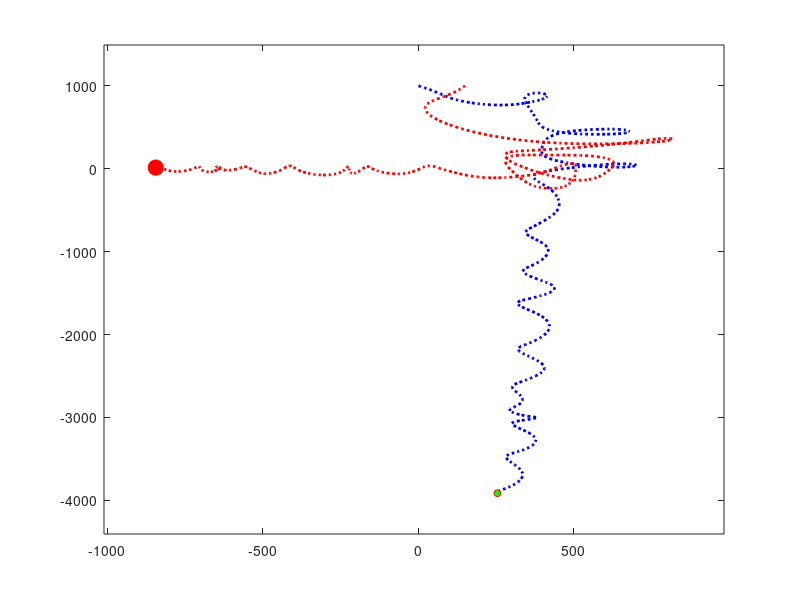
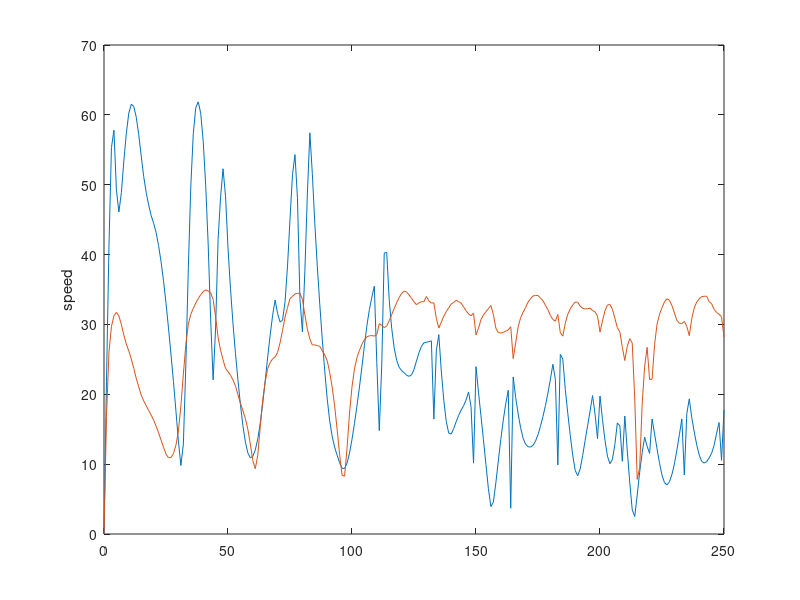

The MATLAB source for these figures, in order:
function predator_prey
 close all
 g = 9.81;
 mr = 100; % Mass of predator, in kg
 my = 10.; % Mass of prey, in kg
 Frmax = 1.3*mr*g; % Max force on predator, in Newtons
 Fymax = 1.4*my*g; % Max force on prey, in Newtons
 c = 0.2; % Drag coeft, in N s/m
 initial_w = [150,1000,0,1000,0,0,0,0]; % Initial position/velocity
 force_table_predator = rand(51,2)-0.5;
 force_table_prey = rand(51,2)-0.5;
 options = odeset('Events',@event,'RelTol',0.01);
 [time_vals,sol_vals] = ode45(@(t,w) ...
  eom(t,w,mr,my,Frmax,Fymax,c,force_table_predator,force_table_prey), ...
 [0:1:250],initial_w,options);
 animate_projectiles(time_vals,sol_vals);
 figure
 plot(time_vals, (sol_vals(:,6).^2+sol_vals(:,5).^2).^0.5)
 ylabel("speed")
 hold on 
  plot(time_vals, (sol_vals(:,7).^2+sol_vals(:,8).^2).^0.5)

end
function dwdt = eom(t,w,mr,my,Frmax,Fymax,c,forcetable_r,forcetable_y)
% Extract the position and velocity variables from the vector w
% Note that this assumes the variables are stored in a particular order in w.
 pr=w(1:2); vr=w(5:6); py=w(3:4); vy=w(7:8);
 g = 9.81;
% Compute all the forces on the predator
 amiapredator = true;
 Fr = compute_f_groupname(t,Frmax,Fymax,amiapredator,pr,vr,py,vy);
% The force table varies between +/- 0.5 so this makes the random force
% vary between +/- 0.2*mr*g
 Frrand = 0.4*mr*g*compute_random_force(t,forcetable_r);
 Frdrag = -vr*norm(vr)*c;
 Frgrav = -mr*g*[0;1];
 Frtotal = Fr+Frrand+Frdrag+Frgrav;
 %Test force - Use this for testing only
 %Frtotal = Fr;
 amiapredator = false;
% Write similar code below to call your compute_f_groupname function to
% compute the force on the prey, determine the random forces on the prey,
% and determine the drag forces on the prey
 Fy = compute_f_groupname(t,Frmax,Fymax,amiapredator,pr,vr,py,vy);
 Fyrand = 0.4*my*g*compute_random_force(t,forcetable_r);
 Fydrag = -vy*norm(vy)*c;
 Fygrav = -my*g*[0;1];
 Fytotal = Fy+Fyrand+Fydrag+Fygrav;
 %t    Uncomment this line to display time in the command window as it runs
 %Test force - Use this for testing only
 %Fytotal = Fy;
 dwdt = [vr;vy;Frtotal/mr;Fytotal/my]; 
 
 end
 function [event,stop,direction] = event(t,w)
% Event function to stop calculation when predator catches prey
% Write your code here? For the event variable, use the distance between
% predator and prey. You could add other events to detect when predator/prey hit
% the ground as well. See the MATLAB manual for how to detect and
% distinguish between multiple events if you want to do this
pr=w(1:2); vr=w(5:6); py=w(3:4); vy=w(7:8);
dist = norm(pr-py); %addcomment
event = dist - 1;
stop = 1;
direction = -1; %Could also be 0
 end
 
 %The actual code where we write the behavior
 function F = compute_f_groupname(t,Frmax,Fymax,amiapredator,pr,vr,py,vy)
 mp = 100;
% Write your code to compute the forces below. This will be the function
% that you must submit to the competition. You don?t need to submit the rest
% of the code ? that?s just for test purposes
 
 
%Test code, does nothing meaningful currently
%Predator code
if (amiapredator)
     distance = norm(pr - py)
     if t == 0
        F = Frmax*[1;0];
    elseif pr(2) < 20
        F = Frmax * [0;1];
    elseif distance > 20
        velocity_relative = vr - vy;
        distance_apart = pr - py;
        time_to_catch = norm(distance_apart)/norm(velocity_relative);
        predicted_py = py + vy*time_to_catch;
        dist_between = predicted_py - pr;
        angle = dist_between/norm(dist_between);
        F = Frmax*[angle(1);angle(2)];
    elseif distance < 20 && norm(vr) > 2
        F = Frmax*-vr;
    elseif distance < 20
        velocity_relative = vr - vy;
        distance_apart = pr - py;
        time_to_catch = norm(distance_apart)/norm(velocity_relative);
        predicted_py = py + vy*time_to_catch;
        dist_between = predicted_py - pr;
        angle = dist_between/norm(dist_between);
        F = Frmax*[angle(1);angle(2)];
        %For loop to break for 2 seconds then accelerate toward prey
    end

    %F = Fscaled * 
%Prey code
else
    %Apply force perpendicular to predator velocity
    if t==0
       F = Fymax*[0;1]; 
    elseif
     
        perp_vector = [-vr(2); vr(1)]/norm(vr)
        F = Fymax*perp_vector;
    end
end
 
 end
 
%Random Force function
function F = compute_random_force(t,force_table)
% Computes value of fluctuating random force at time t, where 0<t<250.
% The variable force_table is a 51x2 matrix of pseudo-random
% numbers between -0.5 and 0.5, computed using
% force_table = rand(51,2)-0.5;
% NB ? THE FORCE TABLE MUST BE DEFINED OUTSIDE THIS FUNCTION
% If you define it in here it fries the ode45 function
F = [interp1([0:5:250],force_table(:,1),t);...
 interp1([0:5:250],force_table(:,2),t)];
end
 %change
%Animation function
function animate_projectiles(t,sols)
figure
xmax = max(max(sols(:,3)),max(sols(:,1)));
xmin = min(min(sols(:,3)),min(sols(:,1)));
ymax = max(max(sols(:,4)),max(sols(:,2)));
ymin = min(min(sols(:,4)),min(sols(:,2)));
dx = 0.1*(xmax-xmin)+0.5;
dy = 0.1*(ymax-ymin)+0.5;
for i = 1:length(t)
 clf
 plot(sols(1:i,3),sols(1:i,4),'LineWidth',2,'LineStyle',...
 ':','Color',[0 0 1]);
 ylim([ymin-dy ymax+dy]);
 xlim([xmin-dx xmax+dx]);
 hold on
 plot(sols(1:i,1),sols(1:i,2),'LineWidth',2,'LineStyle',':',...
 'Color',[1 0 0]);
 plot(sols(i,1),sols(i,2),'ro','MarkerSize',11,'MarkerFaceColor','r');
 plot(sols(i,3),sols(i,4),'ro','MarkerSize',5,'MarkerFaceColor','g');
 pause(0.1);
end
end

